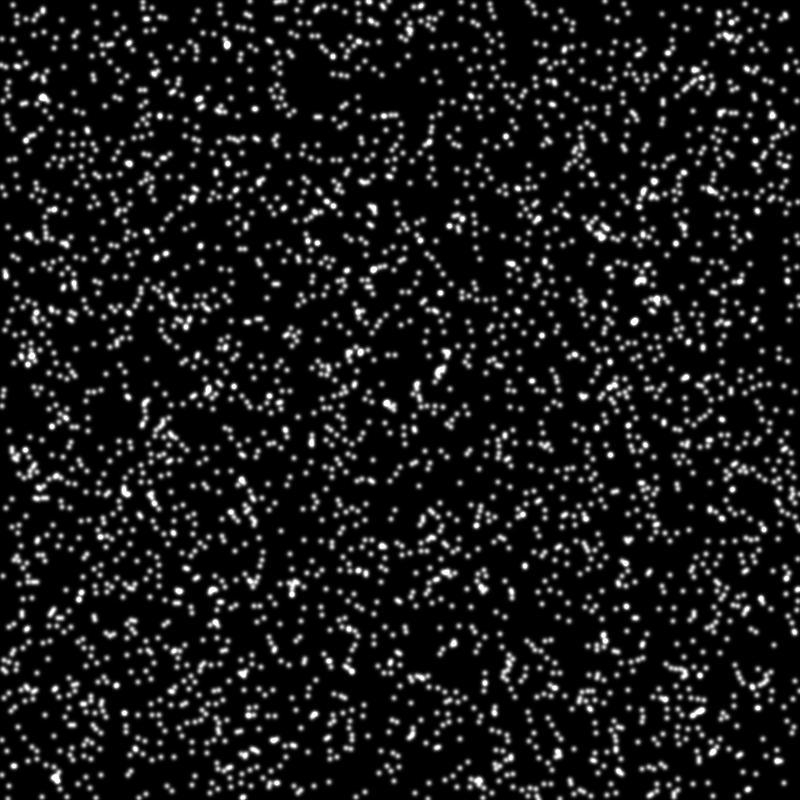
%> input picture TFM_group_01/ex7/im_beads.tif, 800 x 800 px
$ octave cellSegmentation.m   (GNU Octave 9; MATLAB toolbox functions it lacks are replaced by stand-ins)
%> lines starting %> are read from the running program, lines starting %| are printed output that depends on the picture; in (x1, y1, x2, y2) boxes, pixels count from 0 and x2, y2 are one past the last pixel; in counts of white or black regions, pixels touching at a corner belong together; the program's own positions count from 1
### TFM_group_01/displayTwoOverlapping.m
function displayTwoOverlapping(im1,im2)


imSize = size(im1);
im1 = double(im1); im2 = double(im2);
im1 = im1/max(im1(:)); im2 = im2/max(im2(:));


figure
subplot(1,2,1)
imagesc(im1)
colormap gray
axis image
axis off
title('Image 1')
subplot(1,2,2)
imagesc(im2)
colormap gray
axis image
axis off
title('Image 2')


figure
rgbIm = zeros([imSize,3]);
rgbIm(:,:,1) = im1;
rgbIm(:,:,2) = im2;
image(rgbIm)
axis image
axis off
title('Overlay of both Images')

### cellSegmentation.m
clear; close all; clc;

%% Read the images

%Load the bead image
im_beads = imread('/home/wth/Downloads/SYNC/mechanobiology/TFM_assignment/TFM_group_01/ex7/im_beads.tif');
%> im_beads is the input picture: size 800x800 uint8; min 0, max 255, mean 25.1

%Load the cell image
%TO DO
im_cell = imread('/home/wth/Downloads/SYNC/mechanobiology/TFM_assignment/TFM_group_01/ex7/cell4.tif')
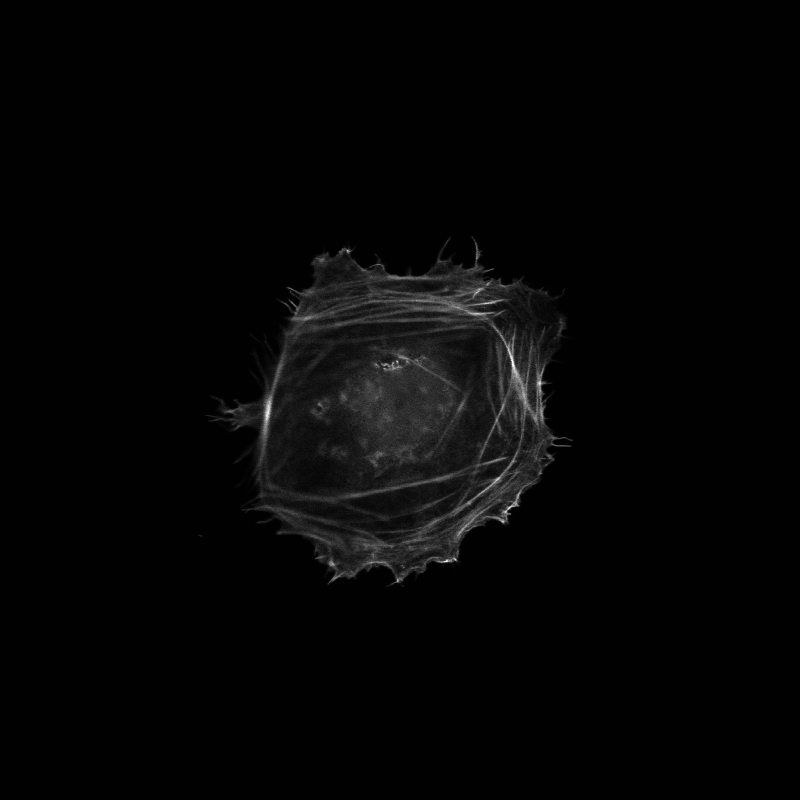
%> input picture TFM_group_01/ex7/cell4.tif, 800 x 800 px
%> im_cell is the input picture: size 800x800 uint8; min 0, max 255, mean 5.6

% Plot both images (overlapping)
displayTwoOverlapping(im_beads,im_cell)
%> in displayTwoOverlapping, `rgbIm(:,:,1) = im1;`:
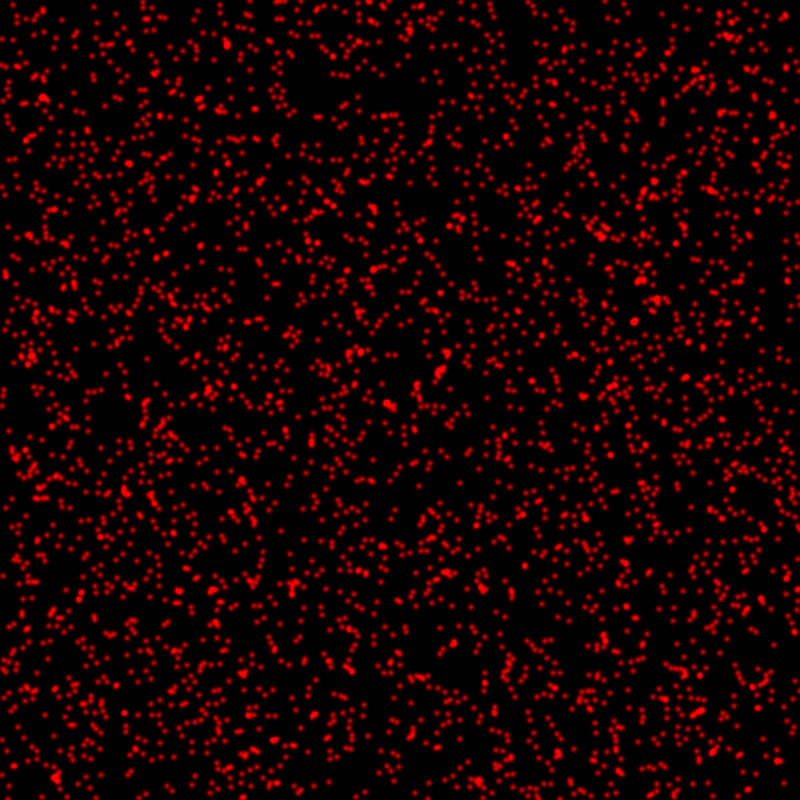
%> rgbIm: size 800x800x3 double; mean R, G, B 0.0983, 0, 0
%> in displayTwoOverlapping, `rgbIm(:,:,2) = im2;`:
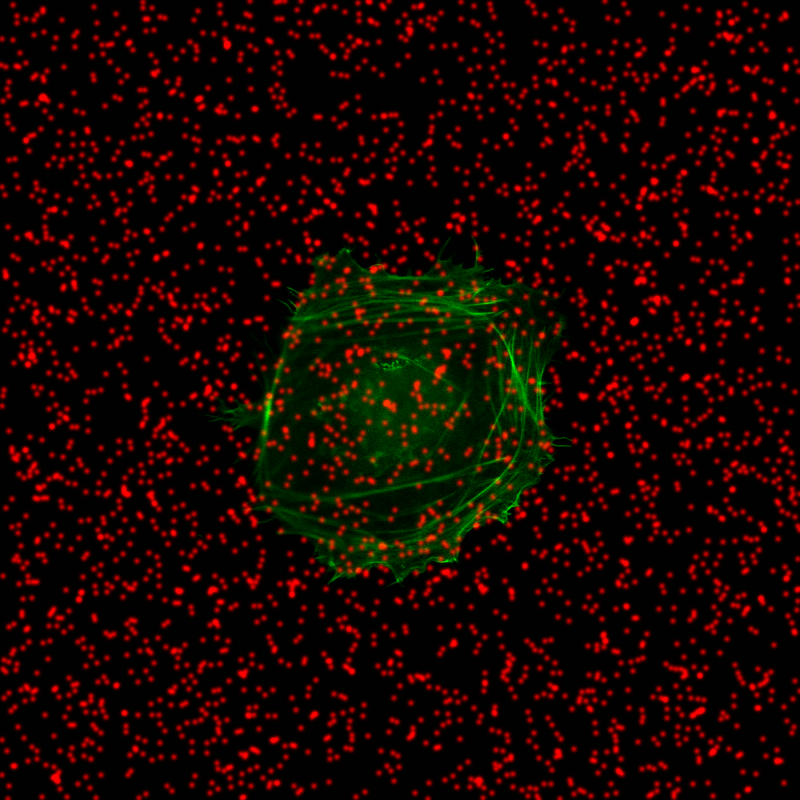
%> rgbIm: size 800x800x3 double; mean R, G, B 0.0983, 0.0218, 0

%% Cell segmentation

%Filter noise if needed
im_cell_2 = imdiffusefilt(im_cell)

%Binarize image
[counts,x] = imhist(im_cell_2,16);
%> counts = [559565; 28125; 26591; 17179; 4851; 1758; 818; 536; 273; 125; 60; 32; 47; 30; 10; 0]; x = [0; 17; 34; 51; 68; 85; 102; 119; 136; 153; 170; 187; 204; 221; 238; 255]
T = otsuthresh(counts)
%> T = 0.0667
BW = imbinarize(im_cell_2,T);
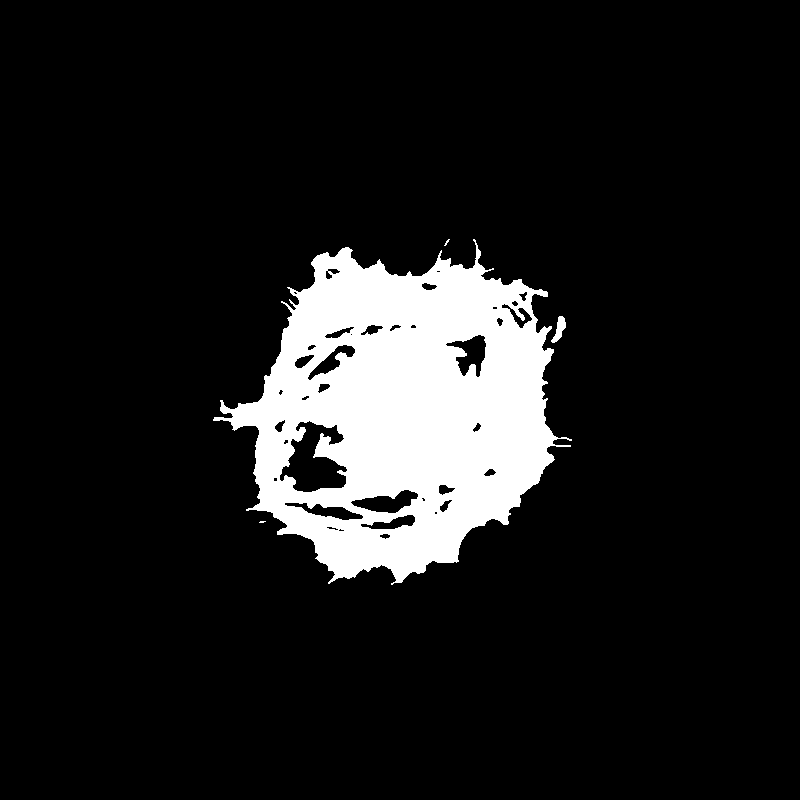
%> BW: size 800x800 logical; 10.9% white; 4 white regions (2 under 20 px), largest, box (x1, y1, x2, y2) and area: (213, 239, 572, 585) 69356, (551, 316, 566, 343) 193

%Morphological operations
BW2 = imfill(BW,'holes');
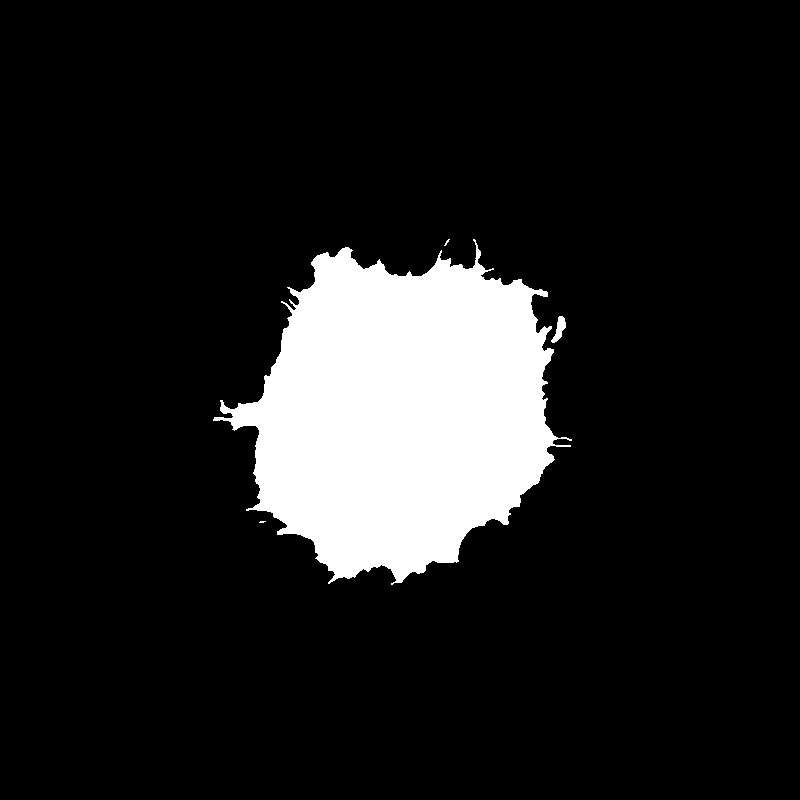
%> BW2: size 800x800 logical; 12% white; 4 white regions (2 under 20 px), largest, box (x1, y1, x2, y2) and area: (213, 239, 572, 585) 76507, (551, 316, 566, 343) 193

%Plot results step by step
figure

subplot(221)
imshow(im_cell,[])
title('Original');

subplot(222)
imshow(im_cell_2,[])
title('Filtered');

subplot(223)
imshow(BW,[])
title('Binarized');

subplot(224)
imshow(BW2,[])
title('Morphological operations');

%% Bead removal
im_beads_no_cell = im_beads
im_beads_no_cell(BW2==1)=0
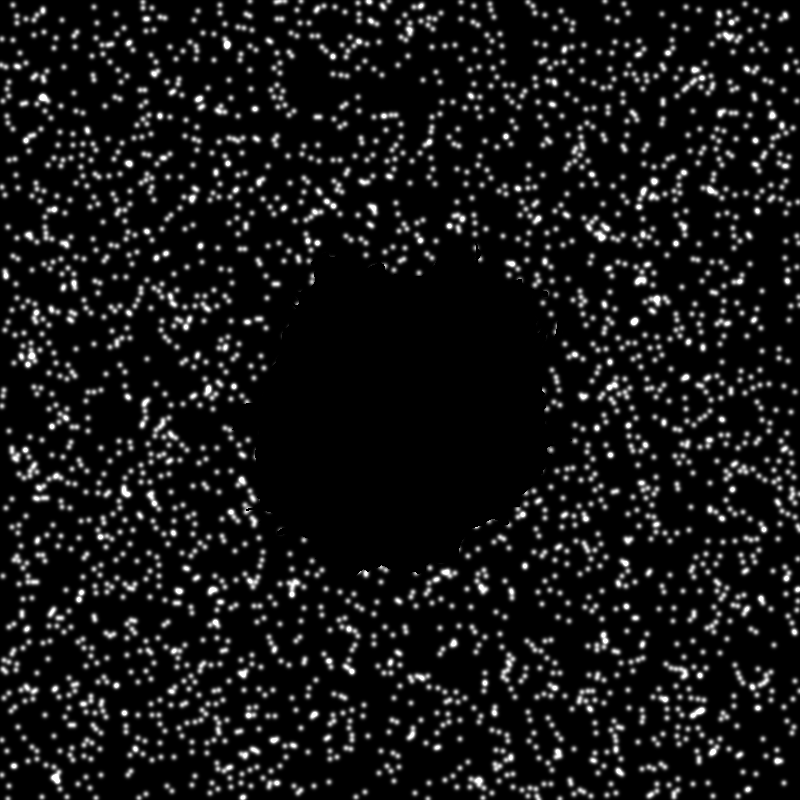
%> im_beads_no_cell: size 800x800 uint8; 6.22% of pixels changed, all inside (x1, y1, x2, y2) = (231, 239, 572, 584)

% Plot both images (overlapping)
displayTwoOverlapping(im_beads,im_beads_no_cell)
%> in displayTwoOverlapping (call 2), `rgbIm(:,:,2) = im2;`:
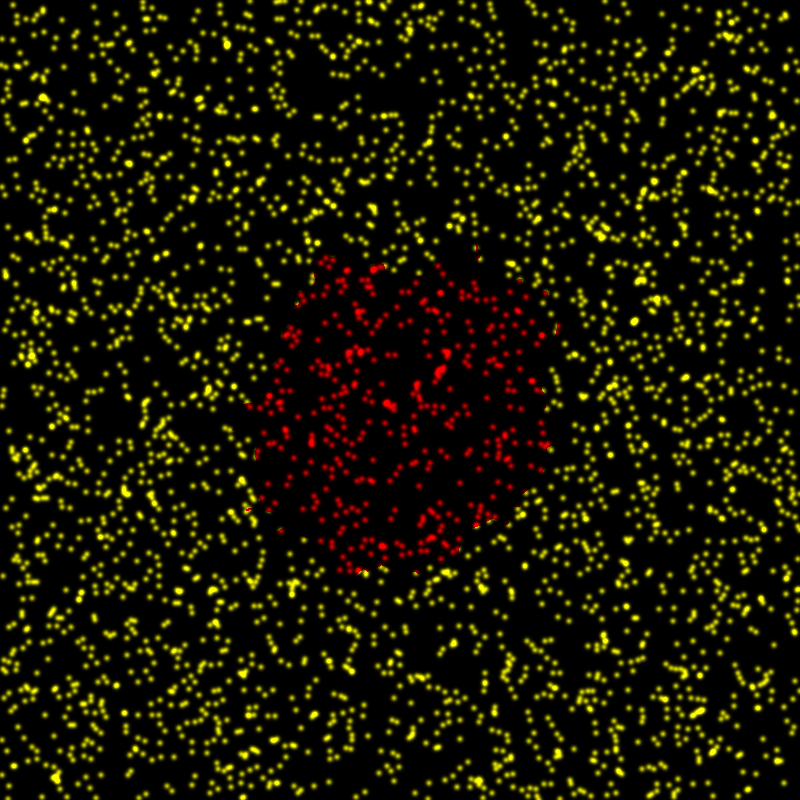
%> rgbIm: size 800x800x3 double; mean R, G, B 0.0983, 0.0866, 0
